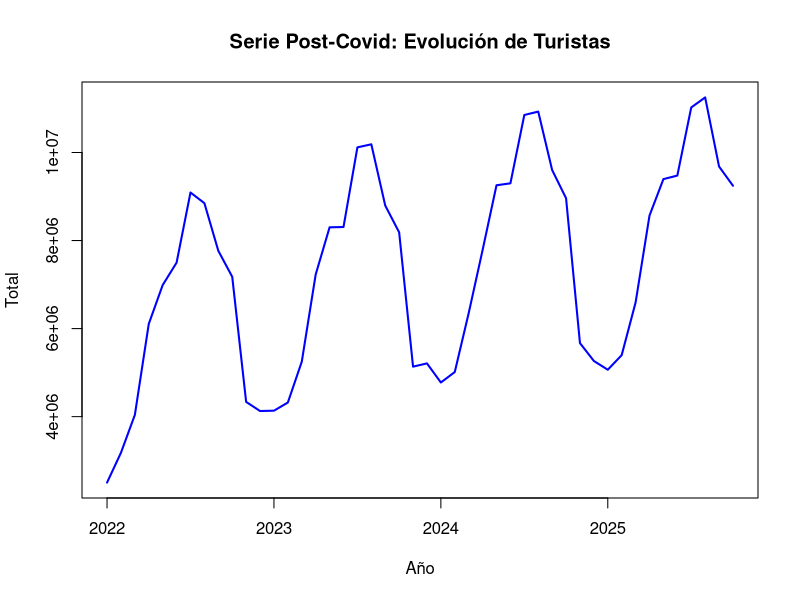
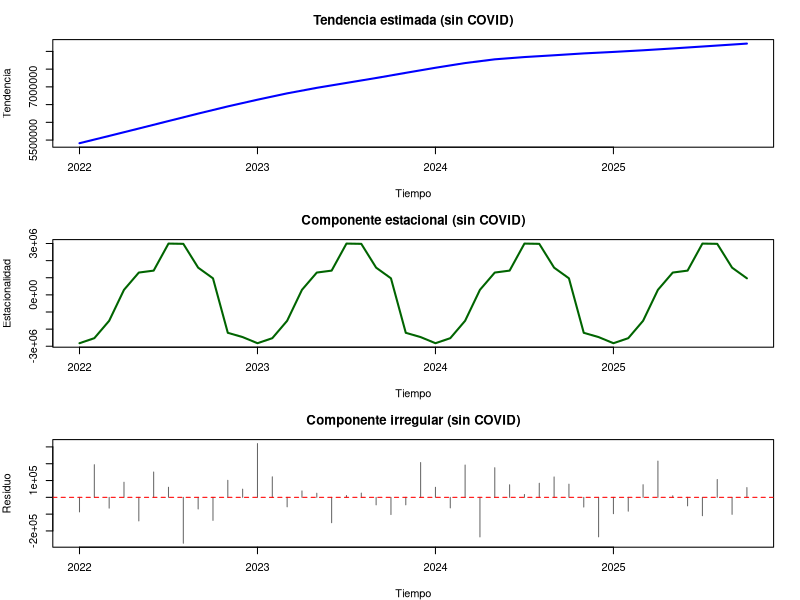
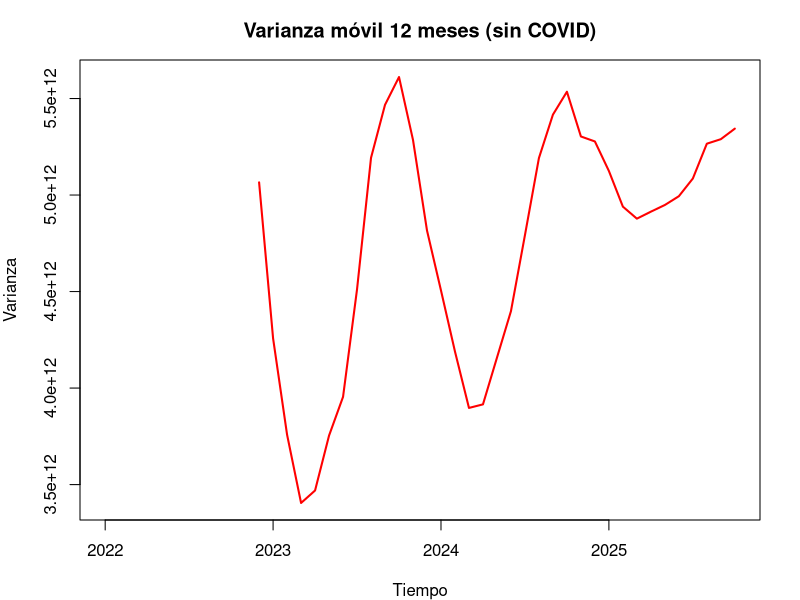
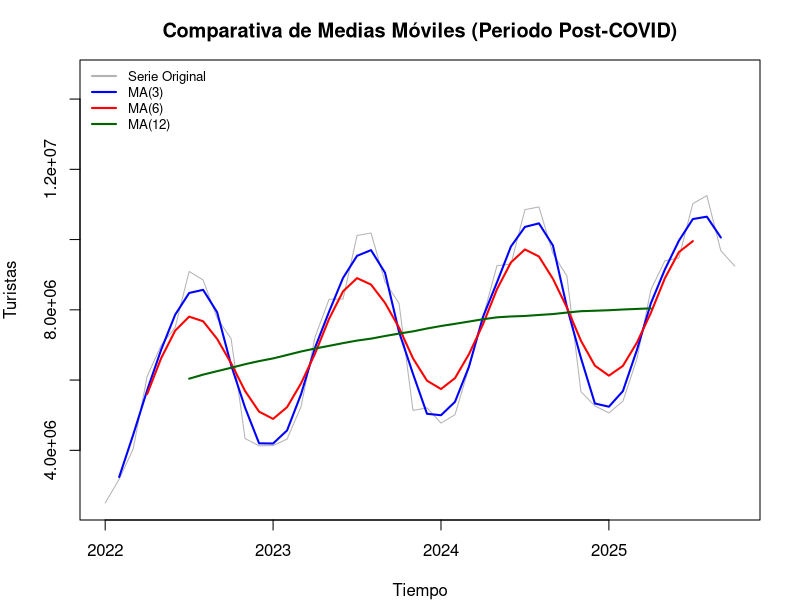
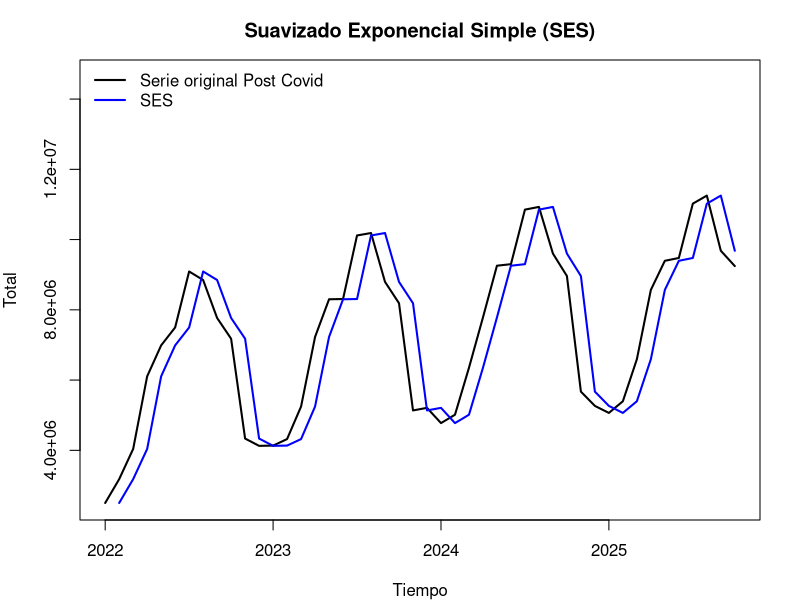
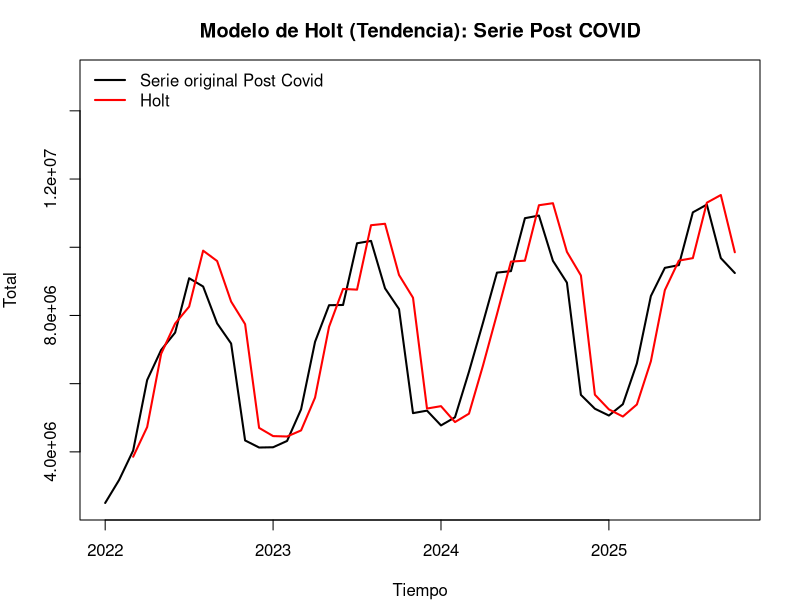
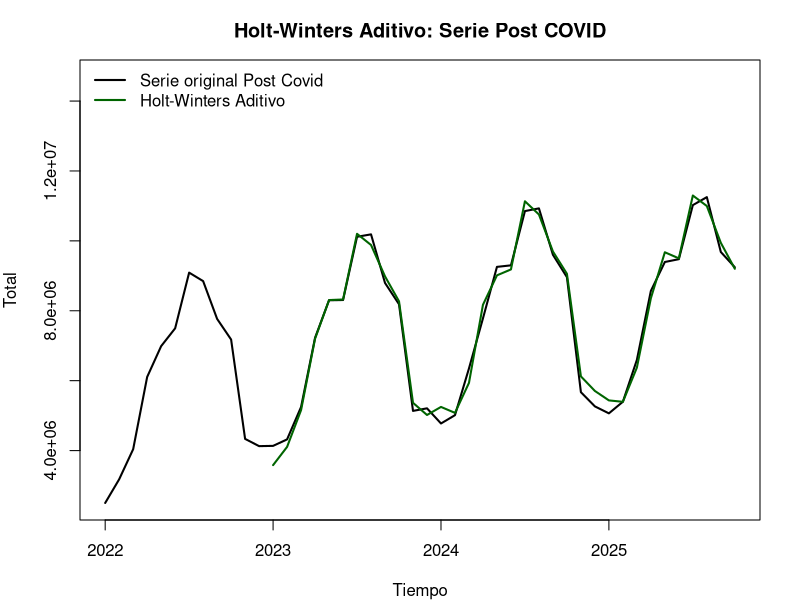
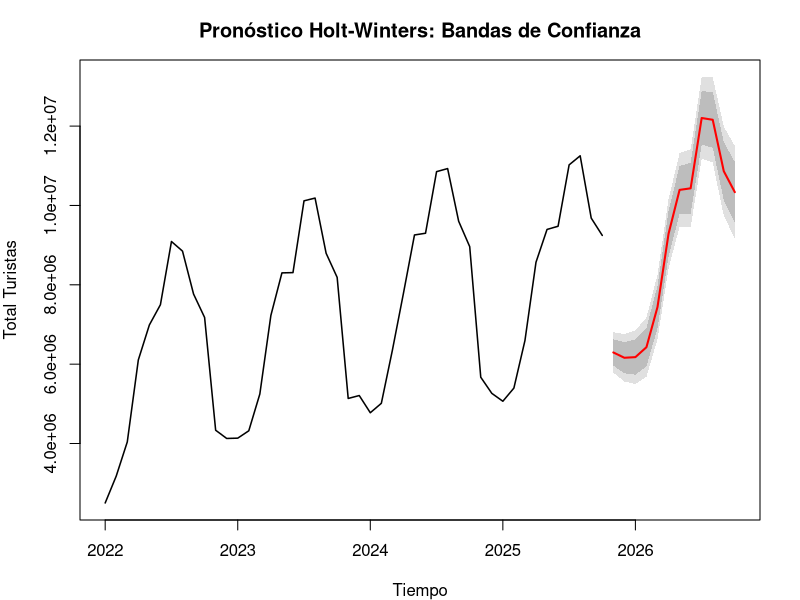

These charts were generated, in order, by the following R code:
## ---- chunk 1
knitr::opts_chunk$set(echo = TRUE)
## ---- chunk 2
# 1. Leer los datos
datos = read.csv("Turistas_Limpio.csv")

# 2. Identificar la fila donde empieza 2022
datos_post = datos[74:nrow(datos), ] 

# 3. Crear la serie temporal con los datos filtrados
ts_limpia = ts(
  datos_post$Total,
  start = c(2022, 1),
  frequency = 12
)
## ---- chunk 3
plot(ts_limpia,
     main = "Serie Post-Covid: Evolución de Turistas",
     ylab = "Total",
     xlab = "Año",
     col = "blue",
     lwd = 2)
## ---- chunk 4
descomp_limpia = stl(ts_limpia, s.window = "periodic")

tendencia      = descomp_limpia$time.series[, "trend"]
estacionalidad = descomp_limpia$time.series[, "seasonal"]
ruido          = descomp_limpia$time.series[, "remainder"]

par(mfrow = c(3, 1), mar = c(4, 4, 3, 2))

plot(tendencia, type="l", col="blue", lwd=2,
     main="Tendencia estimada (sin COVID)",
     ylab="Tendencia", xlab="Tiempo")

plot(estacionalidad, type="l", col="darkgreen", lwd=2,
     main="Componente estacional (sin COVID)",
     ylab="Estacionalidad", xlab="Tiempo")

plot(ruido, type="h", col="gray40",
     main="Componente irregular (sin COVID)",
     ylab="Residuo", xlab="Tiempo")
abline(h=0, col="red", lty=2)

par(mfrow = c(1, 1))
## ---- chunk 5
library(zoo)

var_movil_limpia = rollapply(ts_limpia, width=12, FUN=var, align="right", fill=NA)

plot(var_movil_limpia,
     type="l",
     col="red",
     lwd=2,
     main="Varianza móvil 12 meses (sin COVID)",
     ylab="Varianza",
     xlab="Tiempo")
## ---- chunk 6
library(forecast)

# Calculamos medias móviles (Escala Original)
ma3_fitted  = ma(ts_limpia, order = 3)
ma6_fitted  = ma(ts_limpia, order = 6)
ma12_fitted = ma(ts_limpia, order = 12)
## ---- chunk 7
# Graficar con leyenda y márgenes homogéneos
rango_ma = range(as.numeric(ts_limpia), na.rm = TRUE)
plot(ts_limpia, 
     main = "Comparativa de Medias Móviles (Periodo Post-COVID)", 
     ylab = "Turistas", 
     xlab = "Tiempo", 
     col = "grey70", 
     lwd = 1,
     ylim = c(rango_ma[1], rango_ma[2] * 1.3))

lines(ma3_fitted, col = "blue", lwd = 2) 
lines(ma6_fitted, col = "red", lwd = 2) 
lines(ma12_fitted, col = "darkgreen", lwd = 2)

legend("topleft", 
       legend = c("Serie Original", "MA(3)", "MA(6)", "MA(12)"), 
       col = c("grey70", "blue", "red", "darkgreen"), 
       lwd = 2, 
       bty = "n", 
       cex = 0.8)
## ---- chunk 8
# SES
ses_model <- HoltWinters(ts_limpia, beta = FALSE, gamma = FALSE)
ses_fitted <- ses_model$fitted[,1]

# Holt
holt_model <- HoltWinters(ts_limpia, gamma = FALSE)
holt_fitted <- holt_model$fitted[,1]

# Holt-Winter Aditivo (Escala Original)
hw_add <- HoltWinters(ts_limpia, seasonal = "additive")
hw_add_fitted <- hw_add$fitted[,1]
## ---- chunk 9
# Gráfico SES con margen para leyenda
rango_ses = range(c(as.numeric(ts_limpia), as.numeric(ses_fitted)), na.rm = TRUE)
plot(ts_limpia,
     main = "Suavizado Exponencial Simple (SES)",
     ylab = "Total", xlab = "Tiempo",
     col = "black", lwd = 2,
     ylim = c(rango_ses[1], rango_ses[2] * 1.3))

lines(ses_fitted, col = "blue", lwd = 2)

legend("topleft",
       legend = c("Serie original Post Covid", "SES"),
       col = c("black", "blue"),
       lwd = 2,
       bty = "n")
## ---- chunk 10
# Gráfico Holt con margen para leyenda
rango_holt = range(c(as.numeric(ts_limpia), as.numeric(holt_fitted)), na.rm = TRUE)
plot(ts_limpia, 
     main = "Modelo de Holt (Tendencia): Serie Post COVID", 
     ylab = "Total", xlab = "Tiempo", 
     col = "black", lwd = 2,
     ylim = c(rango_holt[1], rango_holt[2] * 1.3))

lines(holt_fitted, col = "red", lwd = 2)

legend("topleft", 
       legend = c("Serie original Post Covid", "Holt"),
       col = c("black", "red"), 
       lwd = 2, 
       bty = "n")
## ---- chunk 11
# Gráfico Holt-Winter con margen para leyenda
rango_hw = range(c(as.numeric(ts_limpia), as.numeric(hw_add_fitted)), na.rm = TRUE)
plot(ts_limpia, 
     main = "Holt-Winters Aditivo: Serie Post COVID", 
     ylab = "Total", xlab = "Tiempo", 
     col = "black", lwd = 2,
     ylim = c(rango_hw[1], rango_hw[2] * 1.3))

lines(hw_add_fitted, col = "darkgreen", lwd = 2)

legend("topleft", 
       legend = c("Serie original Post Covid", "Holt-Winters Aditivo"),
       col = c("black", "darkgreen"), 
       lwd = 2, 
       bty = "n")
## ---- chunk 12
library(forecast)

hw_pred_sombra = forecast(hw_add, h = 12)

pred_filt = predict(hw_add, n.ahead = 12, prediction.interval = TRUE, level = 0.95)

plot(hw_pred_sombra, 
     main = "Pronóstico Holt-Winters: Bandas de Confianza",
     ylab = "Total Turistas", xlab = "Tiempo",
     fcol = "red", 
     shadecols = c("#E0E0E0", "#BDBDBD"), 
     col = "black", lwd = 1.5)

# Ver métricas de error
accuracy(hw_pred_sombra)
## ---- chunk 13
# Gráfico de filtering
plot(hw_add, 
     predicted.values = pred_filt, 
     main = "Holt-Winters filtering: Serie Post COVID",
     ylab = "Observed / Fitted", xlab = "Time",
     col = "black", 
     col.predicted = "blue", 
     lwd = 1)

abline(v = tail(time(ts_limpia), 1), lty = 3, col = "gray40")
## ---- chunk 14
# Métricas de error (escala original)
# 1. Definición de las funciones de error
MAE  = function(y, yhat) mean(abs(y - yhat))
RMSE = function(y, yhat) sqrt(mean((y - yhat)^2))
MAPE = function(y, yhat) mean(abs((y - yhat) / y)) * 100

y_real = window(ts_limpia, start = start(hw_add_fitted))

resultados = data.frame(
  Modelo = c("SES", "Holt", "Holt-Winters"),
  MAE = c(
    MAE(y_real, ses_fitted),
    MAE(y_real, holt_fitted),
    MAE(y_real, hw_add_fitted)
  ),
  RMSE = c(
    RMSE(y_real, ses_fitted),
    RMSE(y_real, holt_fitted),
    RMSE(y_real, hw_add_fitted)
  ),
  MAPE = c(
    MAPE(y_real, ses_fitted),
    MAPE(y_real, holt_fitted),
    MAPE(y_real, hw_add_fitted)
  )
)

library(knitr)
kable(resultados, 
      caption = "Métricas de Evaluación: Periodo Post-COVID (Serie Aditiva)",
      digits = 2)
